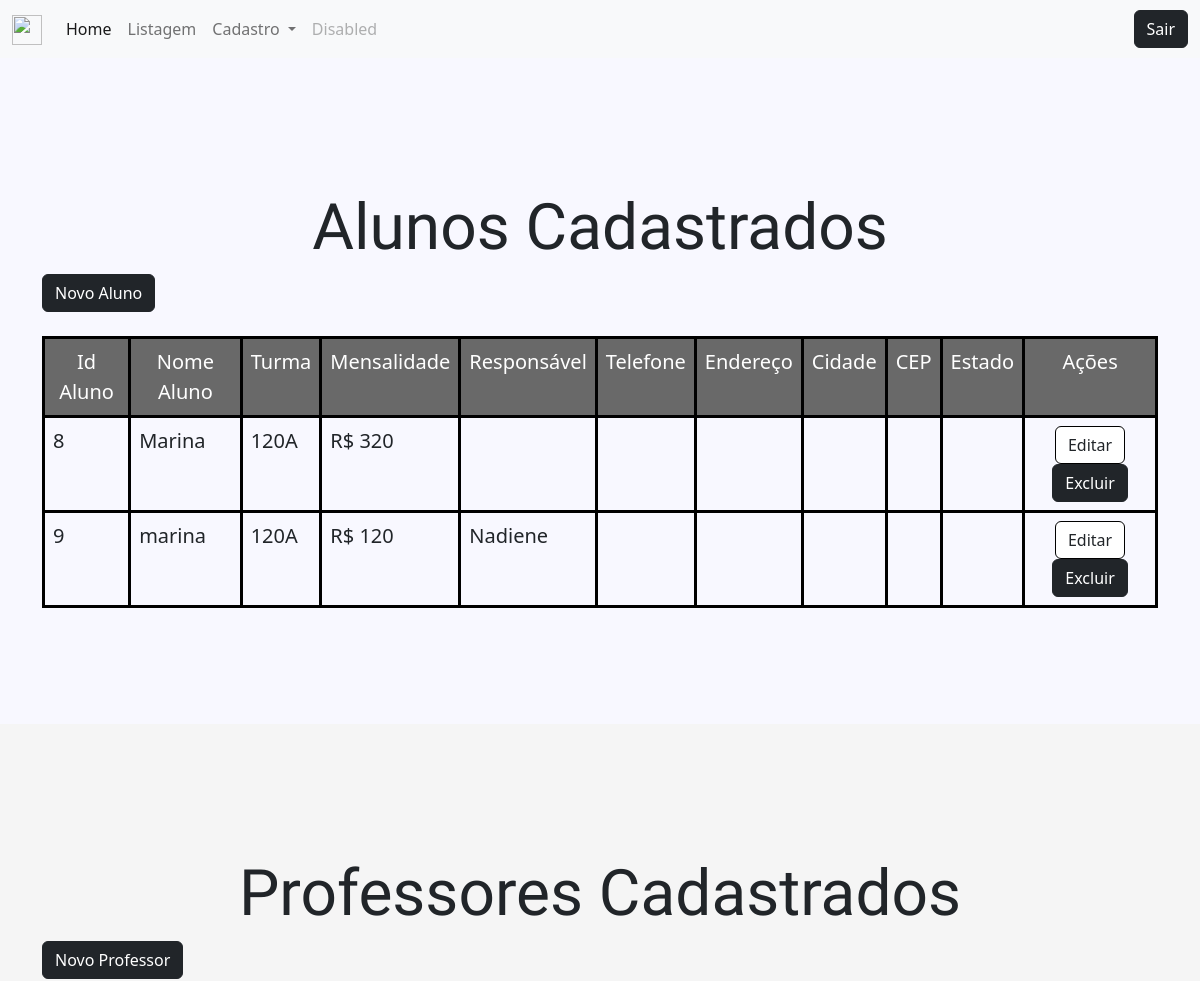
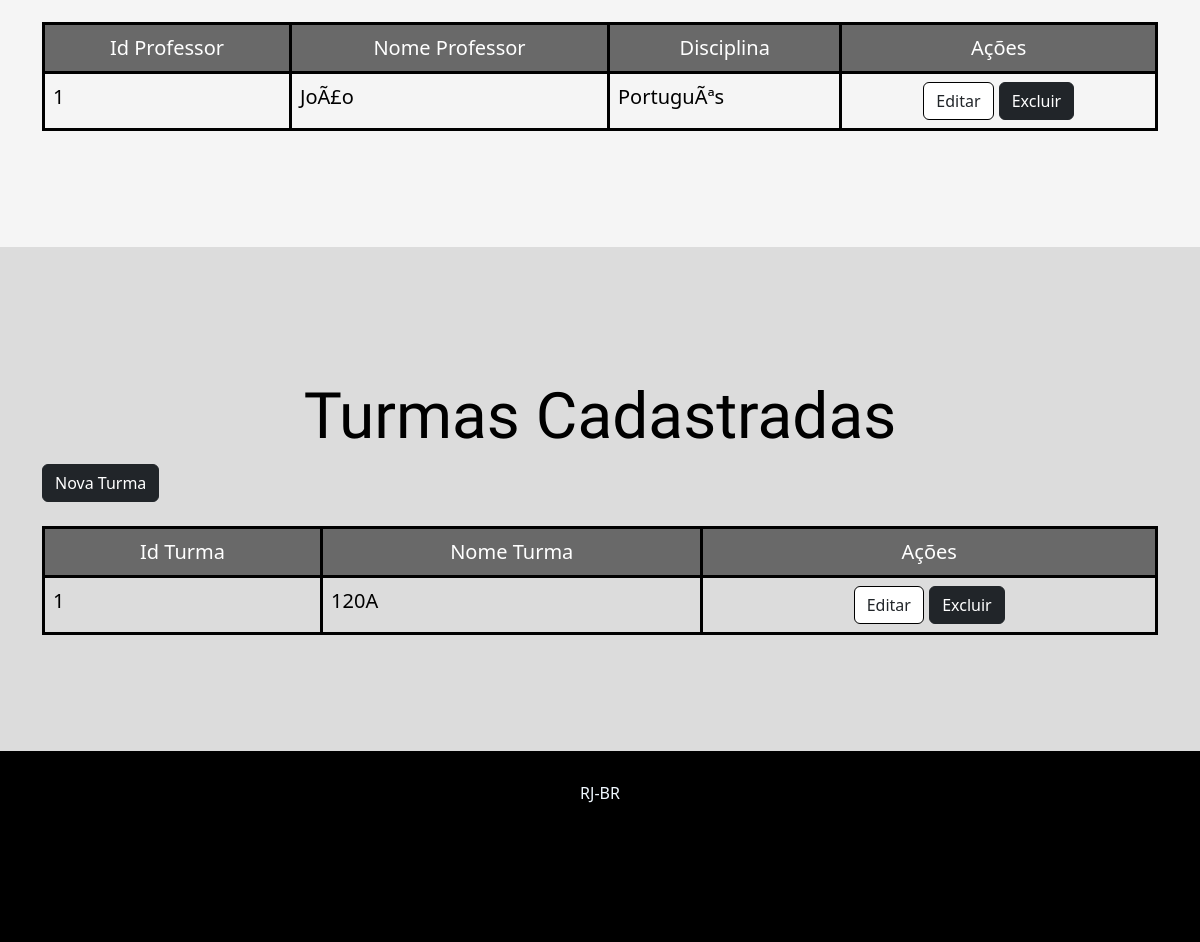
Screenshot of /listagemAluno.php with the database file from the repository (2 pictures, top to bottom).
### tables this page shows
CREATE TABLE `tb_alunos` (
  `idAluno` int(11) NOT NULL,
  `nomeAluno` varchar(100) NOT NULL,
  `turma` varchar(100) NOT NULL,
  `mensalidade` decimal(4,0) NOT NULL,
  `nomeR` varchar(100) NOT NULL,
  `telefone` varchar(14) NOT NULL,
  `endereco` varchar(100) NOT NULL,
  `cidade` varchar(100) NOT NULL,
  `cep` varchar(14) NOT NULL,
  `uf` char(2) NOT NULL
);

CREATE TABLE `professor` (
  `idProfessor` int(10) NOT NULL,
  `nomeProfessor` varchar(100) NOT NULL,
  `disciplina` varchar(100) NOT NULL
);

CREATE TABLE `turma` (
  `idTurma` int(10) NOT NULL,
  `turma` varchar(50) NOT NULL
);

### model/conect.php (called while the page is built, shortened)
<?php
$servername = "localhost";
$username = "root";
$password = "";
$dbname = "sistema";
$port = 3307;
$conn = mysqli_connect($servername, $username, $password, $dbname,$port);
$sql = "SELECT * FROM tb_alunos";
$sql1 = "SELECT * FROM professor";
$sql2 = "SELECT * FROM turma";
$result = mysqli_query($conn, $sql);
$result2 = mysqli_query($conn, $sql1);
$result3 = mysqli_query($conn, $sql2);
?>

### component/section1.php (the view, shortened to what this page needs)
     <p class="p-2"></p>
     <div class="jumbotron jumbotron-fluid">
              <div class="container" style="text-align:center;">
              <h1 class="display-4;  font-effect-shadow-multiple" style="font-family:'Sofia', sans-serif; font-size: 4rem">Alunos Cadastrados</h1>
              </div>
              </div>
     <a href="form.php"><button class="btn btn-dark">Novo Aluno</button></a>
     <table style="font-size: 20px;" class="table table-hover">
      <p class="p-1"></p>
      <tr id="iniciotabela">
      <td><center>Id Aluno</center></td>
      <td><center>Nome Aluno</center></td>
      <td><center>Turma</center></td>
      <td><center>Mensalidade</center></td>
      <td><center>Responsável</center></td>
      <td><center>Telefone</center></td>
      <td><center>Endereço</center></td>
      <td><center>Cidade</center></td>
      <td><center>CEP</center></td>
      <td><center>Estado</center></td>
      <td><center>Ações</center></td>
  </tr>
  <?php if ($result->num_rows > 0) {
      foreach($result as $row) { ?>
          <td><?php echo $row['idAluno']; ?></td>
          <td><?php echo $row['nomeAluno']; ?></td>
          <td><?php echo $row['turma'] ?></td>
          <td>R$ <?php echo $row['mensalidade'] ?></td>
          <td><?php echo $row['nomeR'] ?></td>
          <td><?php echo $row['telefone'] ?></td>
          <td><?php echo $row['endereco'] ?></td>
          <td><?php echo $row['cidade'] ?></td>
          <td><?php echo $row['cep'] ?></td>
          <td><?php echo $row['uf'] ?></td>
    <td><center><button id="editar" type="button" class="btn" data-bs-toggle="modal" data-bs-target="#edit">Editar</button></a>
    <?php echo " <form method='post' style='display:inline;'><input type='hidden' name='idAluno' value='" . $row['idAluno'] . "'>
    <input type='submit' class='btn btn-dark' name='excluir' value='Excluir'></form>" ;
?>
  </td>
          <?php }
      } else {
        echo "Lista Vazia, insira um novo aluno";
      }
      ?>
    </table>

### listagemAluno.php (shortened to what this page needs)
<?php include ('./model/conect.php');?>
<!doctype html>
<html lang="pt-br">
<head>
<link href="https://cdn.jsdelivr.net/npm/bootstrap@5.2.3/dist/css/bootstrap.min.css" rel="stylesheet">
<link rel="stylesheet" href="css/style.css">
</head>
<header>
<?php
include('./menus/menu_admin.php');
?>
</header>
<body>
<body data-bs-spy="scroll" data-bs-target=".navbar" data-bs-offset="50">
<div id="section1" class="container-fluid" style="padding:100px 20px;">
<div class="container">
<?php include ('./component/section1.php');?>
</div>
</div>
  <div id="section2" class="container-fluid" style="padding:100px 5px;">
  <div class="container">
  <?php include ('./component/section2.php');?>
</div>
</div>
<div id="section3" class="container-fluid text-white" style="padding:100px 20px;">
<div class="container">
<?php include ('./component/section3.php');?>
</div>
</div>
</body>
<footer style="background-color: black; position: absolute; width: 100%; height:10%;"><p style="color: aliceblue;text-align: center; padding: 30px">RJ-BR</p></footer>
<link src="https://cdn.jsdelivr.net/npm/bootstrap@5.3.0-alpha1/dist/css/bootstrap.min.css" rel="stylesheet">
</html>

### menus/menu_admin.php (shortened to what this page needs)
<nav class="navbar navbar-expand-lg navbar-light bg-light">
  <div class="container-fluid">
    <a class="navbar-brand" href="#"><img src="https://cdn-icons-png.flaticon.com/512/1384/1384778.png" width="30px" height="30px"></a>
    <div class="collapse navbar-collapse fixed" id="navbarSupportedContent">
      <ul class="navbar-nav me-auto mb-2 mb-lg-0">
        <li class="nav-item">
          <a class="nav-link active" aria-current="page" href="administrativo.php">Home</a>
        </li>
        <li class="nav-item">
        <a class="nav-link" href="listagemAluno.php">Listagem</a>
      </li>
        <li class="nav-item dropdown">
          <a class="nav-link dropdown-toggle" href="#" id="navbarDropdown" role="button" data-bs-toggle="dropdown" aria-expanded="false">
            Cadastro
          </a>
        </li>
        <li class="nav-item">
          <a class="nav-link disabled" href="#" tabindex="-1" aria-disabled="true">Disabled</a>
        </li>
      </ul>
    <?php
     echo ' ' .$_SESSION['usuarioNome'].  " <a href='sair.php'><button type='button' class='btn btn-dark'> Sair  </button></a>";
    ?>
    </div>
  </div>
</nav>

### component/section2.php (shortened to what this page needs)
   <p class="p-2"></p>
   <div class="jumbotron jumbotron-fluid">
            <div class="container" style="text-align:center;">
              <h1 class="display-4;  font-effect-shadow-multiple" style="font-family:'Sofia', sans-serif; font-size: 4rem">Professores Cadastrados</h1>
            </div>
          </div>
     <a href="formProf.php"><button class="btn btn-dark">Novo Professor</button></a>
   <table style="font-size: 20px; color:black" class="table table-hover">
    <p class="p-1"></p>
    <tr id="iniciotabela">
    <td><center>Id Professor</center></td>
    <td><center>Nome Professor</center></td>
    <td><center>Disciplina</center></td>
    <td><center>Ações</center></td>
</tr>
<?php if ($result2->num_rows > 0) {
    foreach($result2 as $row) {?>
        <td><?php echo $row['idProfessor']; ?></td>
        <td><?php echo $row['nomeProfessor']; ?></td>
        <td><?php echo $row['disciplina'] ?></td>
        <td><center><button id="editar" type="button" class="btn" data-bs-toggle="modal" data-bs-target="#editp">Editar</button></a>
        <?php echo " <form method='post' style='display:inline;'><input type='hidden' name='idProfessor' value='" . $row['idProfessor'] . "'>
       <input type='submit' class='btn btn-dark' name='excluir1' value='Excluir'></form>" ;
   ?>
</td>
        <?php }
    } else {
      echo "Lista Vazia, insira um novo professor";
    }
    ?>
      </table>

### component/section3.php (shortened to what this page needs)
     <p class="p-2"></p>
     <div class="jumbotron jumbotron-fluid">
              <div class="container" style="text-align:center;">
                <h1 class="display-4;  font-effect-shadow-multiple" style="font-family:'Sofia', sans-serif; font-size: 4rem;color: black;">Turmas Cadastradas</h1>
              </div>
            </div>
       <a href="formt.php"><button class="btn btn-dark">Nova Turma</button></a>
       <table style="font-size: 20px; color:black" class="table table-hover">
      <p class="p-1"></p>
      <tr id="iniciotabela">
      <td><center>Id Turma</center></td>
      <td><center>Nome Turma</center></td>
      <td><center>Ações</center></td>
  </tr>
      <?php if ($result3->num_rows > 0) {
          foreach($result3 as $row) { ?>
        <td><?php echo $row['idTurma']; ?></td>
        <td><?php echo $row['turma']; ?></td>
          <td><center><button id="editar" type="button" class="btn" data-bs-toggle="modal" data-bs-target="#editt">Editar</button></a>
          <?php echo " <form method='post' style='display:inline;'><input type='hidden' name='idTurma' value='" . $row['idTurma'] . "'>
          <input type='submit' class='btn btn-dark' name='excluir3' value='Excluir'></form>";
?>
  </td>
          <?php }
      } else {
        echo "Lista Vazia, insira uma nova turma";
      }
      ?>
        </table>

### css/style.css (style rules this page uses)
body { background-color: #F8F8FF; }
#section1 { background-color: #F8F8FF; }
#section2 { background-color: #F5F5F5; }
#section3 { background-color: #DCDCDC; }
#editar { background-color: white; border-style:solid; border-color: black; }
#iniciotabela { background-color: #696969; color:white; }

### component/section1.php (style rules this page uses)
table,tr, td { border:3px solid black; border-collapse: collapse; border-style: solid; }
table { width: 100%; }

### component/section2.php (style rules this page uses)
table,tr, td { border:3px solid black; border-collapse: collapse; border-style: solid; }
table { width: 100%; }

### component/section3.php (style rules this page uses)
table,tr, td { border:3px solid black; border-collapse: collapse; border-style: color: #0000; }
table { width: 100%; }

### rows the page displays
tb_alunos: idAluno "8", nomeAluno "Marina", turma "120A", mensalidade "320"
tb_alunos: idAluno "9", nomeAluno "marina", turma "120A", mensalidade "120", nomeR "Nadiene"
professor: idProfessor "1", nomeProfessor "JoÃ£o", disciplina "PortuguÃªs"
turma: idTurma "1", turma "120A"
